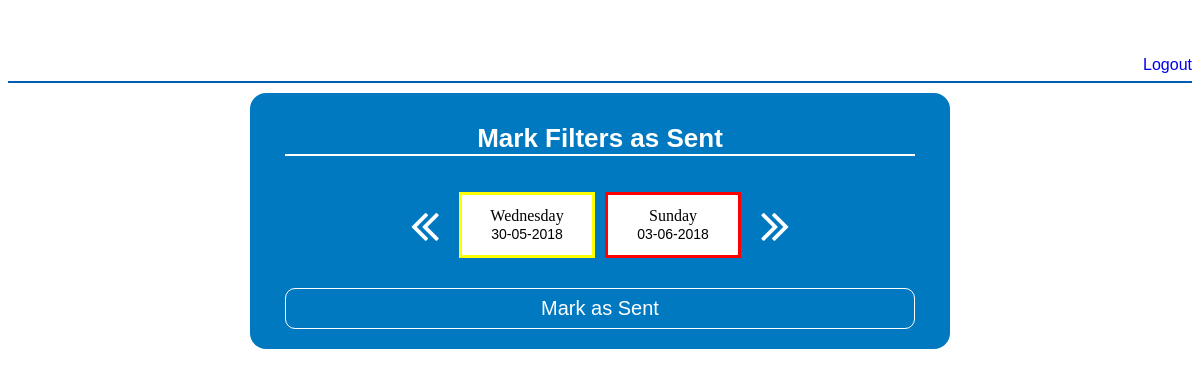
/MarkSentFilters.php, run on an earlier commit of the app's database.
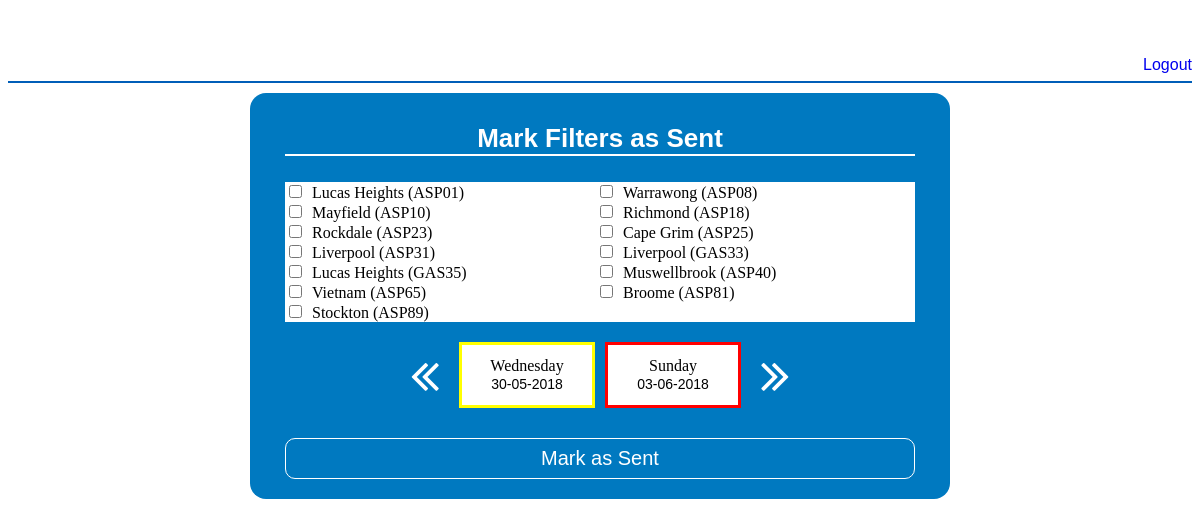
And on a later commit of the database.
### tables this page shows
CREATE TABLE IF NOT EXISTS `sites` (
  `SiteID` int(11) NOT NULL,
  `siteName` varchar(45) DEFAULT NULL,
  `type` varchar(45) DEFAULT NULL,
  PRIMARY KEY (`SiteID`)
);

### MarkSentFilters.php (the view, shortened to what this page needs)
<?php
    require_once("db_connect.php");
    $Sitequery = 'SELECT * FROM sites';
    $SiteResult = mysqli_query($connection, $Sitequery);
?>
<!DOCTYPE html>
<html lang="en">
    <head>
        <link rel="stylesheet" href="CSS/styles.css">
        <link rel="stylesheet" href="CSS/font-awesome/css/font-awesome.min.css">
    </head>
    <body>
        <div class = "secondBarContainer">
            <div class = "secondBar">
                <div class = "rightDiv">
                    <a href="login.php" style = "font-family:helvetica;">Logout</a>
                </div>
            </div>
        </div>
        <div class = "navSpacer"></div>
        <div id = "Form" class = "container-ansto dynamic-content-700-570" style = "width:700px;">
            <div class = "row">
                <p class = "H190Width">Mark Filters as Sent</p>
            </div>
            <form action = "MarkSentResults.php" method = "POST">
                <?php
                    if($SiteResult){
                        echo '<div id = "sites" class = "width-90 container-white">';
                        while ($row = mysqli_fetch_array($SiteResult)) {
                            if($row['SiteID'] < 10) {
                                $siteCode = " (".$row['type']."0".$row['SiteID'].")";
                                echo '<div class = "fill-half-width"><input type = "checkbox" name = "site[]" value = "'.$row['type'].' 0'.$row['SiteID'].'">'.$row['siteName'].$siteCode.'</div>';
                            } else {
                                $siteCode = " (".$row['type'].$row['SiteID'].")";
                                echo '<div class = "fill-half-width"><input type = "checkbox" name = "site[]" value = "'.$row['type'].' '.$row['SiteID'].'">'.$row['siteName'].$siteCode.'</div>';
                            }
                        }
                        echo "</div>";
                    }
                ?>
                <div class = "centeredContent">
                    <i class="fa fa-angle-double-left awesome-icon" aria-hidden="true" onclick = "PrevWeek();"></i>
                    <div class = "day-container" style = "border-color: yellow; margin-left:20px;">
                        <div class = "vertically-aligned">
                            <p class = "no-outer-spaces">Wednesday</p>
                            <input type = "text" id = "wedDate" name = "wedDate" value = "" style = "font-family: Arial; font-size: 14px; border-style:none; width:90%; text-align:center;" readonly>
                        </div>
                    </div>
                    <div class = "day-container" style = "border-color: red; margin-right:20px;">
                        <div class = "vertically-aligned">
                            <p class = "no-outer-spaces">Sunday</p>
                            <input type = "text" id = "sunDate" name = "sunDate" value = "" style = "font-family: Arial; font-size: 14px; border-style:none; width:90%; text-align:center;" readonly>
                        </div>
                    </div>
                    <i class="fa fa-angle-double-right awesome-icon" aria-hidden="true" onclick = "NextWeek();"></i>
                </div>
                <div class = "strip" id = "markStrip">
                    <input type = "Submit" class = "btn-ansto width-90" style = " margin-bottom:20px; margin-top:20px; font-size:20px;" value = "Mark as Sent">
                </div>
            </form>
        </div>
    </body>
</html>

### CSS/styles.css (style rules this page uses)
.secondBarContainer { position: fixed; padding-left: 8px; padding-right: 8px; left: 0px; right: 0px; background: white; margin-top: 48px; z-index: 1; }
.secondBar { height: 25px; width: 100%; border-bottom: 2px solid; border-color: #005eb8; }
.secondBar a { text-decoration: none; color: #0000EE; }
.rightDiv { display: inline-block; float: right; }
.navSpacer { width: 100%; height: 75px; }
.centeredContent { display: table; margin: 0 auto; margin-top: 10px; background-color: #0079c0; position: relative; }
.dynamic-content-700-570 { left:50%; transform: translateX(-50%); position: absolute; margin: 10px 0px; }
.strip { position: relative; width: 100%; }
.container-ansto { background-color: #0079c0; border-radius: 16px; }
.container-white { background-color: white; }
input[type="checkbox"] { margin-right: 10px; }
.width-90 { width: 90%; margin-left: 5%; }
.awesome-icon { font-size: 50px !important; color: white; vertical-align: middle; }
.btn-ansto { border-style: none; border-radius: 10px; padding: 8px; font-family: Arial; color: white; background-color: #0079c0; border: 1px solid white; }
a { text-decoration: none; color: #0000EE; }
.H190Width,.H290Width, .H290Width-left { width: 90%; margin-left: 5%; font-size: 26px; text-align: center; background-color: #0079c0; font-family: Arial; margin-top: 30px; color: white; border-bottom: 2px solid white; font-weight: bold; }
.day-container { background-color: white; vertical-align: middle; width: 130px; height: 60px; text-align: center; border: 3px solid; display: inline-block; margin: 10px 5px; font-size: 16px; }
.fill-half-width { width: 50%; padding: 0; margin-right: -4px; display: inline-block; }
.row { width: 100%; }
.vertically-aligned { position: relative; top: 50%; transform: translateY(-50%); }
.no-outer-spaces { margin: 0px; padding: 0px; }

What changed in the data, as far as the page shows it:
added sites: siteName "Lucas Heights", siteCode "(ASP01)"
added sites: siteName "Warrawong", siteCode "(ASP08)"
added sites: siteName "Mayfield", siteCode "(ASP10)"
added sites: siteName "Richmond", siteCode "(ASP18)"
added sites: siteName "Rockdale", siteCode "(ASP23)"
added sites: siteName "Cape Grim", siteCode "(ASP25)"
added sites: siteName "Liverpool", siteCode "(ASP31)"
added sites: siteName "Liverpool", siteCode "(GAS33)"
added sites: siteName "Lucas Heights", siteCode "(GAS35)"
added sites: siteName "Muswellbrook", siteCode "(ASP40)"
added sites: siteName "Vietnam", siteCode "(ASP65)"
added sites: siteName "Broome", siteCode "(ASP81)"
added sites: siteName "Stockton", siteCode "(ASP89)"
